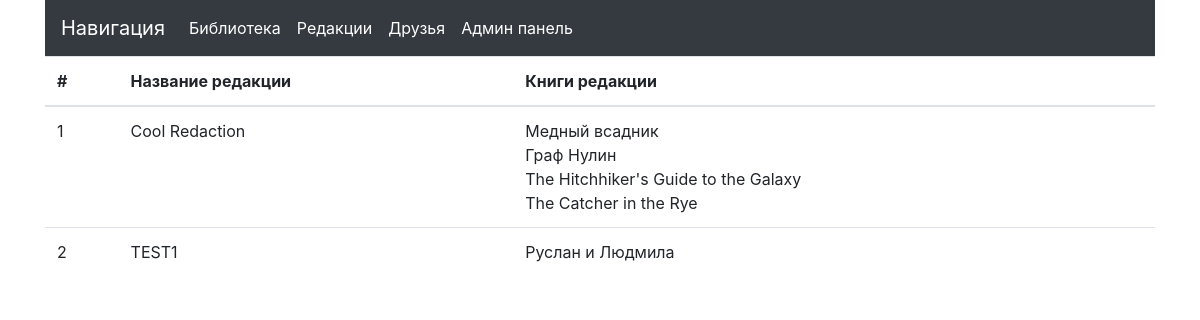
The app's page /redactions/ with its own data.
### p_library/models.py (models this page shows)
class Redaction(models.Model):
    name = models.CharField(max_length=25, primary_key=True)
    title = models.TextField()
    def __str__(self):
        return self.name

class Book(models.Model):
    ISBN = models.CharField(max_length=13)
    title = models.TextField()
    description = models.TextField()
    year_release = models.SmallIntegerField()
    author = models.ForeignKey(Author, on_delete=models.CASCADE)
    redaction = models.ForeignKey(Redaction, null=True, on_delete=models.SET_NULL)
    copy_count = models.SmallIntegerField(default=1)
    price = models.DecimalField(default=0, decimal_places=2, max_digits=10)
    image = models.ImageField(upload_to='catalog_images')
    def __str__(self):
        return self.title

### p_library/views.py (the view)
# urls.py: path('redactions/', views.redaction_info),
def redaction_info(request):
    template = loader.get_template('redaction.html')
    books = Book.objects.all()
    redactions = Redaction.objects.all()
    redactions_dict = dict()
    for redaction in redactions:
        for book in books:
            if book.redaction == redaction:
                if book.redaction not in redactions_dict:
                    redactions_dict[book.redaction] = list()
                    redactions_dict[book.redaction].append(book)
                else:
                    redactions_dict[book.redaction].append(book)
    redaction_data = {
        "redactions": redactions_dict,
    }
    return HttpResponse(template.render(redaction_data, request))

### templates/redaction.html (shortened to what this page needs)
{% extends 'base.html' %}
{% block content %}
<table class="table">
    <thead class="thead">
        <tr>
            <th>#</th>
            <th>Название редакции</th>
            <th>Книги редакции</th>
    </thead>
    {% for key, values in redactions.items %}
    <tr>
        <td>{{ forloop.counter }}</td>
        <td>{{ key }}</td>
        <td>
            {% for value in values %}
            {{ value }} <br>
            {% endfor %}
        </td>
    </tr>
    {% endfor %}
</table>
{% endblock %}

### records on screen
Redaction: name "Cool Redaction"
Book: title "Медный всадник"
Book: title "Граф Нулин"
Book: title "The Hitchhiker's Guide to the Galaxy"
Book: title "The Catcher in the Rye"
Redaction: name "TEST1"
Book: title "Руслан и Людмила"
